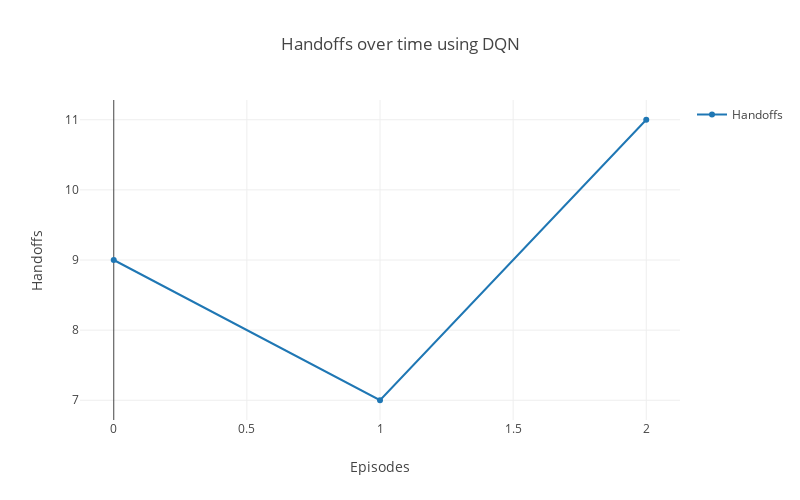

Notebook code cell kept with this figure:
### Code cell
# Create handoff graph
handoffs = go.Scatter(
    x = len(result_DQN.Handoffs),
    y = result_DQN.Handoffs,
    name='Handoffs'
)

data = [handoffs]

# Plot and embed in ipython notebook!
plotly.offline.iplot(
    {"data": data,
     "layout": go.Layout(
         height=500,
         width=800,
         title='Handoffs over time using DQN',
         xaxis=dict(
             title='Episodes',
         ),
         yaxis=dict(
             title='Handoffs'
         ), 
         showlegend=True)},
    show_link=False,
    link_text=None)

### Figure 1 — Plotly figure (JSON) as saved in the notebook; plotly's stock layout.template omitted (floating-point values rounded to 4 significant figures)
{"data": [{"name": "Handoffs", "type": "scatter", "x": 3, "y": [9, 7, 11]}], "layout": {"height": 500, "showlegend": true, "title": "Handoffs over time using DQN", "width": 800, "xaxis": {"title": "Episodes"}, "yaxis": {"title": "Handoffs"}}}
